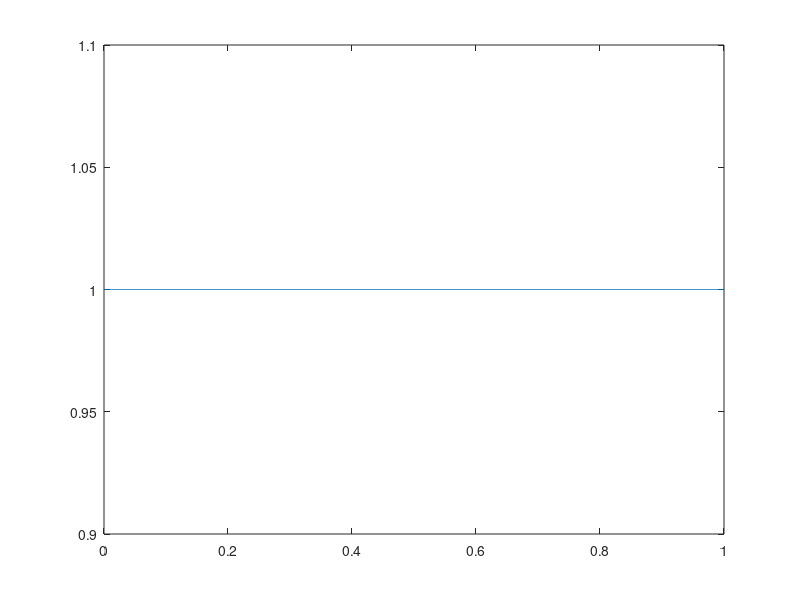

Write the MATLAB code that produced this figure. (Note: this script raises an error after producing the figure.)
%% BetaVisualiser
clear all
close all
clc

B = @(x,a,b) (1/beta(a,b)).*x.^(a-1).*(1-x).^(b-1);

x = linspace(0,1,1000);

% a = [0.5;1.0;2.0;3.0;0.5;2.0];
% b = [0.5;1.0;3.0;2.0;2.0;0.5];
a = [1;1;1;1];
b = [1;0.9;0.5;0.1];

len = length(a);

figure()
for i = 1:len
    plot(x,B(x,a(i),b(i)))
    lbl = sprintf('a = %0.1f , b = %0.1f',a(i),b(i));
    lbls(i) = string(lbl);
    hold on
end
title('Beta Distribution with Various Shape Parameters')
axis([0;1;0;5])
xlabel('X')
xticks([0;0.2;0.4;0.6;0.8;1])
ylabel('pdf(x)')
legend(lbls,"Location","north")

